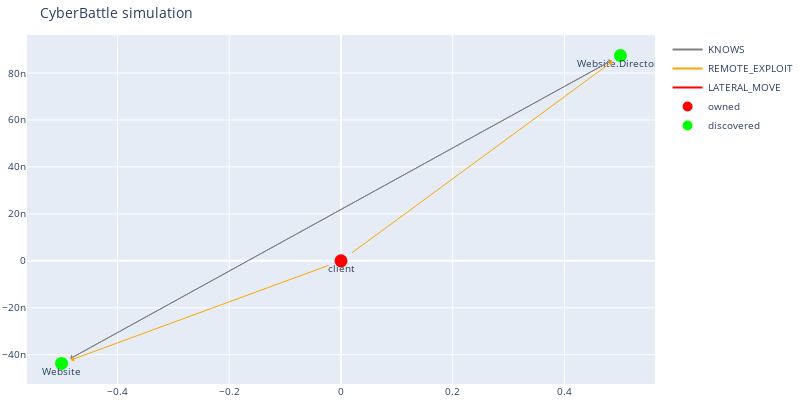

The code cell stored with this chart in its notebook:
### Code cell
# 2
github = c2.run_remote_attack(
    "client", "Website.Directory", "NavigateWebDirectoryFurther"
)
dbg.plot_discovered_network()

### Figure 1 — Plotly figure (JSON) as saved in the notebook; plotly's stock layout.template omitted (floating-point values rounded to 4 significant figures)
{"data": [{"line": {"color": "gray"}, "mode": "lines", "name": "KNOWS", "type": "scatter", "x": [0], "y": [0]}, {"line": {"color": "orange"}, "mode": "lines", "name": "REMOTE_EXPLOIT", "type": "scatter", "x": [0], "y": [0]}, {"line": {"color": "red"}, "mode": "lines", "name": "LATERAL_MOVE", "type": "scatter", "x": [0], "y": [0]}, {"hoverinfo": "text", "marker": {"color": "#D32F2E", "line": {"color": "rgb(255,0,0)", "width": 8}, "size": 5, "symbol": "circle-dot"}, "mode": "markers+text", "name": "owned", "text": ["client"], "textposition": "bottom center", "type": "scatter", "x": [0], "y": [0]}, {"hoverinfo": "text", "marker": {"color": "#0e9d00", "line": {"color": "rgb(0,255,0)", "width": 8}, "size": 5, "symbol": "circle-dot"}, "mode": "markers+text", "name": "discovered", "text": ["Website", "Website.Directory"], "textposition": "bottom center", "type": "scatter", "x": [-0.5, 0.5], "y": [-4.371e-08, 8.742e-08]}], "layout": {"annotations": [{"align": "center", "arrowcolor": "gray", "arrowhead": 1, "arrowsize": 1, "arrowwidth": 1, "ax": -0.5, "axref": "x", "ay": -4.371e-08, "ayref": "y", "hovertext": "KNOWS", "opacity": 1, "showarrow": true, "standoff": 10, "startstandoff": 10, "x": 0.5, "xref": "x", "y": 8.742e-08, "yref": "y"}, {"align": "center", "arrowcolor": "gray", "arrowhead": 1, "arrowsize": 1, "arrowwidth": 1, "ax": 0.5, "axref": "x", "ay": 8.742e-08, "ayref": "y", "hovertext": "KNOWS", "opacity": 1, "showarrow": true, "standoff": 10, "startstandoff": 10, "x": -0.5, "xref": "x", "y": -4.371e-08, "yref": "y"}, {"align": "center", "arrowcolor": "orange", "arrowhead": 1, "arrowsize": 1, "arrowwidth": 1, "ax": 0, "axref": "x", "ay": 0, "ayref": "y", "hovertext": "REMOTE_EXPLOIT", "opacity": 1, "showarrow": true, "standoff": 10, "startstandoff": 10, "x": -0.5, "xref": "x", "y": -4.371e-08, "yref": "y"}, {"align": "center", "arrowcolor": "orange", "arrowhead": 1, "arrowsize": 1, "arrowwidth": 1, "ax": 0, "axref": "x", "ay": 0, "ayref": "y", "hovertext": "REMOTE_EXPLOIT", "opacity": 1, "showarrow": true, "standoff": 10, "startstandoff": 10, "x": 0.5, "xref": "x", "y": 8.742e-08, "yref": "y"}], "autosize": false, "font": {"size": 10}, "height": 400, "hovermode": "closest", "margin": {"b": 15, "l": 2, "r": 2, "t": 35}, "showlegend": true, "title": {"text": "CyberBattle simulation"}, "width": 800}}
